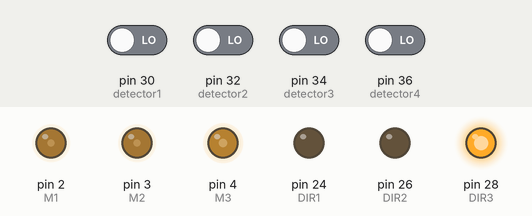
Bench run of a sketch on a simulated Arduino Mega 2560, built with avr-gcc and run on an emulated ATmega2560. Shown: output pins drawn as LEDs (lit = HIGH). The inputs (shaded band) are chosen by the test bench; at power-on: pin 30 (detector1), pin 32 (detector2), pin 34 (detector3), pin 36 (detector4) LOW.

Above: at 0.1 s.
Timing chart, 0 to 1.6 s (numbered marks = the images above):
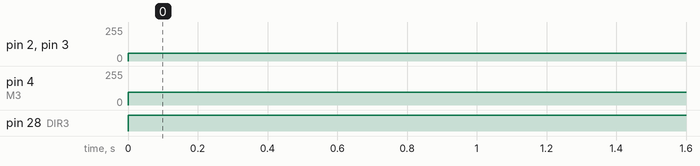

The sketch:

back.ino
```cpp
#define M1     2
#define DIR1   24

#define M2     3
#define DIR2   26

#define M3     4
#define DIR3   28

int detector1 = 30;//定义寻线传感器接口
int detector2 = 32;
int detector3 = 34;
int detector4 = 36;

int grid_count=0;
int pre_state_flag=0;
int state_change_flag = 0;

void backward(int pwm){
  digitalWrite(DIR1, 1);
  analogWrite(M1, 255-pwm);
  digitalWrite(DIR2, 0);
  analogWrite(M2, pwm);
  digitalWrite(DIR3, 0);
  analogWrite(M3,0);
  }
void back_left_minor(int pwm){
  digitalWrite(DIR1, 1);
  analogWrite(M1, 255-pwm);
  digitalWrite(DIR2, 0);
  analogWrite(M2, pwm);
  digitalWrite(DIR3, 1);
  analogWrite(M3, pwm+100);
 // analogWrite(M3, 0);
  }
void back_right_minor(int pwm){
  digitalWrite(DIR1, 1);
  analogWrite(M1, 255-pwm);
  digitalWrite(DIR2, 0);
  analogWrite(M2,pwm);
  digitalWrite(DIR3, 0);
  analogWrite(M3, 255-pwm-100);
  }

void left_paralle(int pwm)
{
   digitalWrite(DIR1, 0);
  analogWrite(M1,pwm );
  digitalWrite(DIR2, 0);
  analogWrite(M2,pwm);
  digitalWrite(DIR3,1);
  analogWrite(M3,255-pwm-100);
 }

void right_paralle(int pwm)
{
   digitalWrite(DIR1, 0);
  analogWrite(M1,pwm );
  digitalWrite(DIR2, 0);
  analogWrite(M2,pwm);
  digitalWrite(DIR3,1);
  analogWrite(M3,pwm+100);
 }

void setup() {
  // put your setup code here, to run once:
 Serial.begin(9600);
  pinMode(DIR1,OUTPUT);
   pinMode(DIR2,OUTPUT);
   pinMode(DIR3,OUTPUT);
}

void loop() {
  // put your main code here, to run repeatedly:
int  line1 = digitalRead(detector1);
int  line2 = digitalRead(detector2);
int  line3 = digitalRead(detector3);
int  line4 = digitalRead(detector4);
 state_change_flag = line1;
  if(state_change_flag!=pre_state_flag){
    pre_state_flag = state_change_flag;
   if(pre_state_flag==0){
    grid_count++;
   }

    }

/*注释掉的为后行
  if (line4 == HIGH&&line2 == LOW) //当检测到白色，则会变成low
    {
     back_right_minor(60);
    }
  else if (line2 == HIGH&&line4 == LOW) //当检测到白色，则会变成low
    {
      back_left_minor(60);


    }
  else  //当检测到白色，则会变成low
    {
      backward(60);
    }
    Serial.println("grid_count");
    Serial.println(grid_count);
    //如果走过2个格子就停下来
  if(grid_count==2){
    while(1){
      digitalWrite(DIR1, 0);
  analogWrite(M1, 0);
  digitalWrite(DIR2, 0);
  analogWrite(M2, 0);
  digitalWrite(DIR3, 0);
  analogWrite(M3,0);

            }
    }
    */
left_paralle(60);
}
```

Measured:
- by itself, pin 2 (M1), pin 3 (M2): 0/255 → 60/255 at 0.00 s
- by itself, pin 4 (M3): 0/255 → 95/255 at 0.00 s
- by itself, pin 28 (DIR3): LOW → HIGH at 0.00 s
